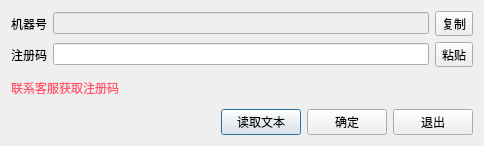
<?xml version="1.0" encoding="UTF-8"?>
<ui version="4.0">
 <class>w_sys_manage_sqlcopy_soft_limit2_for_language</class>
 <widget class="QDialog" name="w_sys_manage_sqlcopy_soft_limit2_for_language">
  <property name="geometry">
   <rect>
    <x>0</x>
    <y>0</y>
    <width>484</width>
    <height>146</height>
   </rect>
  </property>
  <property name="windowTitle">
   <string>Dialog</string>
  </property>
  <layout class="QVBoxLayout" name="verticalLayout">
   <item>
    <layout class="QGridLayout" name="gridLayout">
     <item row="0" column="0">
      <widget class="QLabel" name="label_5">
       <property name="text">
        <string>机器号</string>
       </property>
      </widget>
     </item>
     <item row="0" column="1">
      <widget class="QLineEdit" name="lineEdit_hardware_id">
       <property name="enabled">
        <bool>false</bool>
       </property>
      </widget>
     </item>
     <item row="0" column="2">
      <widget class="QToolButton" name="toolButton_copy">
       <property name="text">
        <string>复制</string>
       </property>
       <property name="outer_stylesheet" stdset="0">
        <string>pushbutton</string>
       </property>
      </widget>
     </item>
     <item row="1" column="0">
      <widget class="QLabel" name="label_2">
       <property name="text">
        <string>注册码</string>
       </property>
      </widget>
     </item>
     <item row="1" column="1">
      <widget class="QLineEdit" name="lineEdit_auth_code"/>
     </item>
     <item row="1" column="2">
      <widget class="QToolButton" name="toolButton_paste">
       <property name="text">
        <string>粘贴</string>
       </property>
       <property name="outer_stylesheet" stdset="0">
        <string>pushbutton</string>
       </property>
      </widget>
     </item>
     <item row="2" column="0" colspan="3">
      <widget class="QLabel" name="label_4">
       <property name="styleSheet">
        <string notr="true">color:#ff546b;</string>
       </property>
       <property name="text">
        <string>联系客服获取注册码</string>
       </property>
      </widget>
     </item>
    </layout>
   </item>
   <item>
    <layout class="QHBoxLayout" name="horizontalLayout">
     <item>
      <spacer name="horizontalSpacer">
       <property name="orientation">
        <enum>Qt::Horizontal</enum>
       </property>
       <property name="sizeHint" stdset="0">
        <size>
         <width>40</width>
         <height>20</height>
        </size>
       </property>
      </spacer>
     </item>
     <item>
      <widget class="lds_toolbar_button" name="pushButton_read">
       <property name="text">
        <string>读取文本</string>
       </property>
       <property name="outer_stylesheet" stdset="0">
        <string>pushbutton</string>
       </property>
      </widget>
     </item>
     <item>
      <widget class="lds_toolbar_button" name="pushButton_ok">
       <property name="text">
        <string>确定</string>
       </property>
       <property name="outer_stylesheet" stdset="0">
        <string>pushbutton</string>
       </property>
      </widget>
     </item>
     <item>
      <widget class="lds_toolbar_button" name="pushButton_cancel">
       <property name="text">
        <string>退出</string>
       </property>
       <property name="outer_stylesheet" stdset="0">
        <string>pushbutton</string>
       </property>
      </widget>
     </item>
    </layout>
   </item>
  </layout>
 </widget>
 <customwidgets>
  <customwidget>
   <class>lds_toolbar_button</class>
   <extends>QPushButton</extends>
   <header>lds_toolbar_button.h</header>
  </customwidget>
 </customwidgets>
 <resources/>
 <connections/>
</ui>
